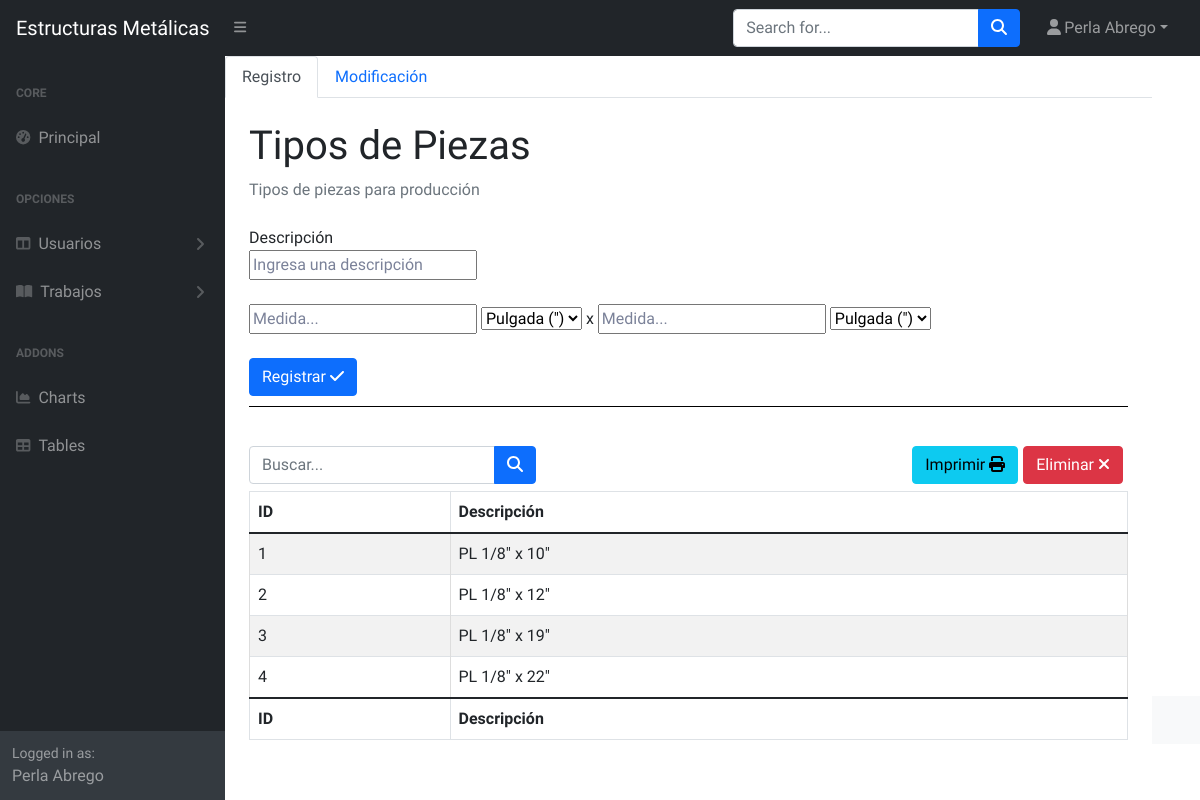
The app's page /principal/tiposDePieza.php?actualizacion=0 (signed in) with its own data.
### tables this page shows
create table profile_pieza(
id_profile_pz int primary key auto_increment,
descr	varchar(40)
);

### php/crud/tipoPieza.php (called while the page is built, shortened)
<?php
    require_once MODEL_PATH."conexion.php";
    class TipoPieza{
        public function Consulta_Todos(){
            $con = new Conexion();
            $con->Conectar();
            $tabla = "profile_pieza";
            $sql = "SELECT id_profile_pz as 'ID', descr as 'Descripcion' FROM ". $tabla. ";";
            $result = $con->conexion->query($sql);
            if ($result->num_rows < 0) {
                return null;
            } else {
                return $result;
            }
        }
    }
?>

### php/conexion.php (called while the page is built, shortened)
<?php
class Conexion
{
    public $SQL_SERVER;
    public $SQL_USER;
    public $SQL_PASS;
    public $SQL_DB;
    function __construct()
    {
        $this->SQL_SERVER = "localhost";
        $this->SQL_USER = "root";
        $this->SQL_PASS = "";
        $this->SQL_DB = "StructuralSteel_db";
    }
    function Conectar(){
        $this->conexion = mysqli_connect(
            $this->SQL_SERVER,
            $this->SQL_USER,
            $this->SQL_PASS,
            $this->SQL_DB
        );
    }
}
?>

### principal/tiposDePieza.php (the view, shortened to what this page needs)
<!DOCTYPE html>
<html lang="en">
    <head>
        <link href="https://cdn.jsdelivr.net/npm/simple-datatables@latest/dist/style.css" rel="stylesheet" />
        <link href="css/styles.css" rel="stylesheet" />
        <link href="./css/style.css" rel="stylesheet" />
        <link href="../css/style_principal.css" rel="stylesheet" />
        <link rel="stylesheet" type="text/css" href="https://cdn.datatables.net/1.12.1/css/jquery.dataTables.css">
    </head>
    <body class="sb-nav-fixed">
        <nav class="sb-topnav navbar navbar-expand navbar-dark bg-dark">
            <a class="navbar-brand ps-3" href="index.php">Estructuras Metálicas</a>
            <button class="btn btn-link btn-sm order-1 order-lg-0 me-4 me-lg-0" id="sidebarToggle" href="#!"><i class="fas fa-bars"></i></button>
            <form class="d-none d-md-inline-block form-inline ms-auto me-0 me-md-3 my-2 my-md-0">
                <div class="input-group">
                    <input class="form-control" type="text" placeholder="Search for..." aria-label="Search for..." aria-describedby="btnNavbarSearch" />
                    <button class="btn btn-primary" id="btnNavbarSearch" type="button"><i class="fas fa-search"></i></button>
                </div>
            </form>
            <ul class="navbar-nav ms-auto ms-md-0 me-3 me-lg-4">
                <li class="nav-item dropdown">
                    <a class="nav-link dropdown-toggle" id="navbarDropdown" href="#" role="button" data-bs-toggle="dropdown" aria-expanded="false"><i class="fas fa-user fa-fw"></i><?php print $_SESSION['nombre']." ". $_SESSION['apellidoPat'];?></a>
                </li>
            </ul>
        </nav>
        <div id="layoutSidenav">
            <div id="layoutSidenav_nav">
                <nav class="sb-sidenav accordion sb-sidenav-dark" id="sidenavAccordion">
                    <div class="sb-sidenav-menu">
                        <div class="nav">
                            <div class="sb-sidenav-menu-heading">Core</div>
                            <a class="nav-link" href="index.php">
                                <div class="sb-nav-link-icon"><i class="fas fa-tachometer-alt"></i></div>
                                Principal
                            </a>
                            <div class="sb-sidenav-menu-heading">Opciones</div>
                            <a class="nav-link collapsed" href="#" data-bs-toggle="collapse" data-bs-target="#collapseLayouts" aria-expanded="false" aria-controls="collapseLayouts">
                                <div class="sb-nav-link-icon"><i class="fas fa-columns"></i></div>
                                Usuarios
                                <div class="sb-sidenav-collapse-arrow"><i class="fas fa-angle-down"></i></div>
                            </a>
                            <a class="nav-link collapsed" href="#" data-bs-toggle="collapse" data-bs-target="#collapsePages" aria-expanded="false" aria-controls="collapsePages">
                                <div class="sb-nav-link-icon"><i class="fas fa-book-open"></i></div>
                                Trabajos
                                <div class="sb-sidenav-collapse-arrow"><i class="fas fa-angle-down"></i></div>
                            </a>
                            <div class="sb-sidenav-menu-heading">Addons</div>
                            <a class="nav-link" href="charts.php">
                                <div class="sb-nav-link-icon"><i class="fas fa-chart-area"></i></div>
                                Charts
                            </a>
                            <a class="nav-link" href="tables.php">
                                <div class="sb-nav-link-icon"><i class="fas fa-table"></i></div>
                                Tables
                            </a>
                        </div>
                    </div>
                    <div class="sb-sidenav-footer">
                        <div class="small">Logged in as:</div>
                        <?php print $_SESSION['nombre']." ". $_SESSION['apellidoPat'];?>
                    </div>
                </nav>
            </div>
            <div id="layoutSidenav_content">
                <main>
                    <ul class="nav nav-tabs">
                        <li class="nav-item">
                            <a id="tab-registrar" class="nav-link active" aria-current="page" href="#">Registro</a>
                        </li>
                        <li class="nav-item">
                            <a id="tab-modificar" class="nav-link" href="#">Modificación</a>
                        </li>
                    </ul>
                    <div class="container-fluid px-4">
                        <h1 class="mt-4">Tipos de Piezas</h1>
                        <ol class="breadcrumb mb-4">
                            <li class="breadcrumb-item active">Tipos de piezas para producción</li>
                        </ol>
                        <div id="form-registrar">
                            <form action="../php/registroTipoPieza.php" method="post" class="Borde-Form">
                                <label for="descr">Descripción</label>
                                <br>
                                <input type="text"  name="descr" id="descr" placeholder="Ingresa una descripción" maxlength="15" required />
                                <br><br>
                                <input type="text"  name="medida1" id="medida1" placeholder="Medida..." maxlength="10" pattern="[0-9]+/?([0-9]?)+" required/>
                                <select name="sel_medida1">
                                    <option value = "pulgada">Pulgada (")</option>
                                </select>
                                x
                                <input type="text"  name="medida2" id="medida2" placeholder="Medida..." maxlength="10" pattern="[0-9]+/?([0-9]?)+" required>
                                <select name="sel_medida2">
                                    <option value = "pulgada">Pulgada (")</option>
                                </select>
                                <br><br>
                                <button type="submit" class="btn btn-primary">Registrar  <i class="fa fa-check"></i></button>
                            </form>
                        </div>
                        <br>
                        <form id="form" name="form" class="d-none d-md-inline-block form-inline ms-auto me-0 me-md-3 my-2 my-md-0">
                            <div class="input-group">
                                <input id="txtFiltro" class="form-control" type="text" placeholder="Buscar..." aria-label="Buscar..." aria-describedby="btnNavbarSearch" />
                                <button class="btn btn-primary" id="btnNavbarSearch" type="button"><i class="fas fa-search"></i></button>
                            </div>
                        </form>
                        <button name="n_Eliminar" id="i_Eliminar" class="btn btn-danger">Eliminar   <i class="fa fa-times"></i></button>
                        <form class="derecha mb-0" action="../php/reportes/reporte_tipo-pieza.php" method="post" target="_blank">
                                <button class="btn btn-info">Imprimir <i class="fa fa-print"></i></button>
                        </form>
                    <?php
                        require_once CRUD_PATH.'tipoPieza.php';
                        $t_Pieza = new TipoPieza();
                        $result = $t_Pieza->Consulta_Todos();
                        if(mysqli_num_rows($result) > 0)
                        {
                            $table = '
                            <table id="tabla" class="table table-striped table-bordered" border=1>
                                <thead class="thead-dark">
                                    <tr>
                                        <th scope="col"> ID </th>
                                        <th scope="col">Descripción</th>
                                    </tr>
                                </thead>
                                <tfoot class="thead-dark">
                                    <tr>
                                        <th scope="col"> ID </th>
                                        <th scope="col">Descripción</th>
                                    </tr>
                                </tfoot>
                            ';
                            while($row = mysqli_fetch_array($result))
                            {
                                $table .= '
                                        <tr>
                                            <td>'.$row["ID"].'</td>
                                            <td>'.$row["Descripcion"].'</td>
                                        </tr>
                                ';
                            }
                            $table .= '</table>';
                            echo $table;
                        }
                    ?>
                    </div>
                </main>
            </div>
            <footer class="py-4 bg-light mt-auto">
                </footer>
        </div>
    </body>
</html>

### css/style.css (style rules this page uses)
body, html { font-family: 'Source Sans Pro', sans-serif; background-color: rgb(255, 255, 255); padding: 0; margin: 0; }
a { color: #5c7fda; text-decoration: none; }

### css/style_principal.css (style rules this page uses)
td { border: 1px #DDD solid; padding: 5px; cursor: pointer; }
#i_Eliminar { float: right; margin: 0px 5px 7px 5px; }
.derecha { float: right; }
.Borde-Form { padding-bottom: 10px; margin-bottom: 15px; border-bottom: 1px solid #000; }

### records on screen
profile_pieza: id_profile_pz "1", descr "PL 1/8\" x 10\""
profile_pieza: id_profile_pz "2", descr "PL 1/8\" x 12\""
profile_pieza: id_profile_pz "3", descr "PL 1/8\" x 19\""
profile_pieza: id_profile_pz "4", descr "PL 1/8\" x 22\""

### other values on screen
$_SESSION['nombre'] "Perla"
$_SESSION['apellidoPat'] "Abrego"
